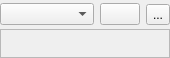
<?xml version="1.0" encoding="UTF-8"?>
<ui version="4.0">
 <author>
SPDX-FileCopyrightText: none
SPDX-License-Identifier: GPL-3.0-only OR LicenseRef-KDE-Accepted-GPL
 </author>
 <class>UrlListParamWidget_UI</class>
 <widget class="QWidget" name="UrlListParamWidget_UI">
  <property name="geometry">
   <rect>
    <x>0</x>
    <y>0</y>
    <width>170</width>
    <height>58</height>
   </rect>
  </property>
  <layout class="QGridLayout">
   <property name="leftMargin">
    <number>0</number>
   </property>
   <property name="topMargin">
    <number>0</number>
   </property>
   <property name="rightMargin">
    <number>0</number>
   </property>
   <property name="bottomMargin">
    <number>0</number>
   </property>
   <property name="spacing">
    <number>0</number>
   </property>
   <item row="1" column="0" colspan="3">
    <widget class="QWidget" name="m_widgetComment" native="true">
     <layout class="QGridLayout" name="_2">
      <property name="leftMargin">
       <number>0</number>
      </property>
      <property name="topMargin">
       <number>0</number>
      </property>
      <property name="rightMargin">
       <number>0</number>
      </property>
      <property name="bottomMargin">
       <number>0</number>
      </property>
      <property name="spacing">
       <number>0</number>
      </property>
      <item row="0" column="0">
       <widget class="QLabel" name="m_labelComment">
        <property name="frameShape">
         <enum>QFrame::Shape::StyledPanel</enum>
        </property>
        <property name="frameShadow">
         <enum>QFrame::Shadow::Raised</enum>
        </property>
        <property name="textFormat">
         <enum>Qt::TextFormat::RichText</enum>
        </property>
        <property name="alignment">
         <set>Qt::AlignmentFlag::AlignLeading|Qt::AlignmentFlag::AlignLeft|Qt::AlignmentFlag::AlignTop</set>
        </property>
        <property name="wordWrap">
         <bool>true</bool>
        </property>
       </widget>
      </item>
     </layout>
    </widget>
   </item>
   <item row="0" column="1">
    <widget class="QWidget" name="m_value_box" native="true">
     <property name="sizePolicy">
      <sizepolicy hsizetype="MinimumExpanding" vsizetype="Preferred">
       <horstretch>1</horstretch>
       <verstretch>0</verstretch>
      </sizepolicy>
     </property>
     <layout class="QHBoxLayout" name="horizontalLayout">
      <property name="leftMargin">
       <number>0</number>
      </property>
      <property name="topMargin">
       <number>0</number>
      </property>
      <property name="rightMargin">
       <number>0</number>
      </property>
      <property name="bottomMargin">
       <number>0</number>
      </property>
      <item>
       <widget class="QComboBox" name="m_list">
        <property name="sizePolicy">
         <sizepolicy hsizetype="MinimumExpanding" vsizetype="Fixed">
          <horstretch>1</horstretch>
          <verstretch>0</verstretch>
         </sizepolicy>
        </property>
        <property name="sizeAdjustPolicy">
         <enum>QComboBox::SizeAdjustPolicy::AdjustToContents</enum>
        </property>
       </widget>
      </item>
      <item>
       <widget class="KNSWidgets::Button" name="m_knsbutton">
        <property name="text">
         <string/>
        </property>
       </widget>
      </item>
      <item>
       <widget class="QToolButton" name="m_maskButton">
        <property name="text">
         <string>...</string>
        </property>
       </widget>
      </item>
     </layout>
    </widget>
   </item>
  </layout>
 </widget>
 <customwidgets>
  <customwidget>
   <class>KNSWidgets::Button</class>
   <extends>QPushButton</extends>
   <header>KNSWidgets/Button</header>
  </customwidget>
 </customwidgets>
 <resources/>
 <connections/>
</ui>
